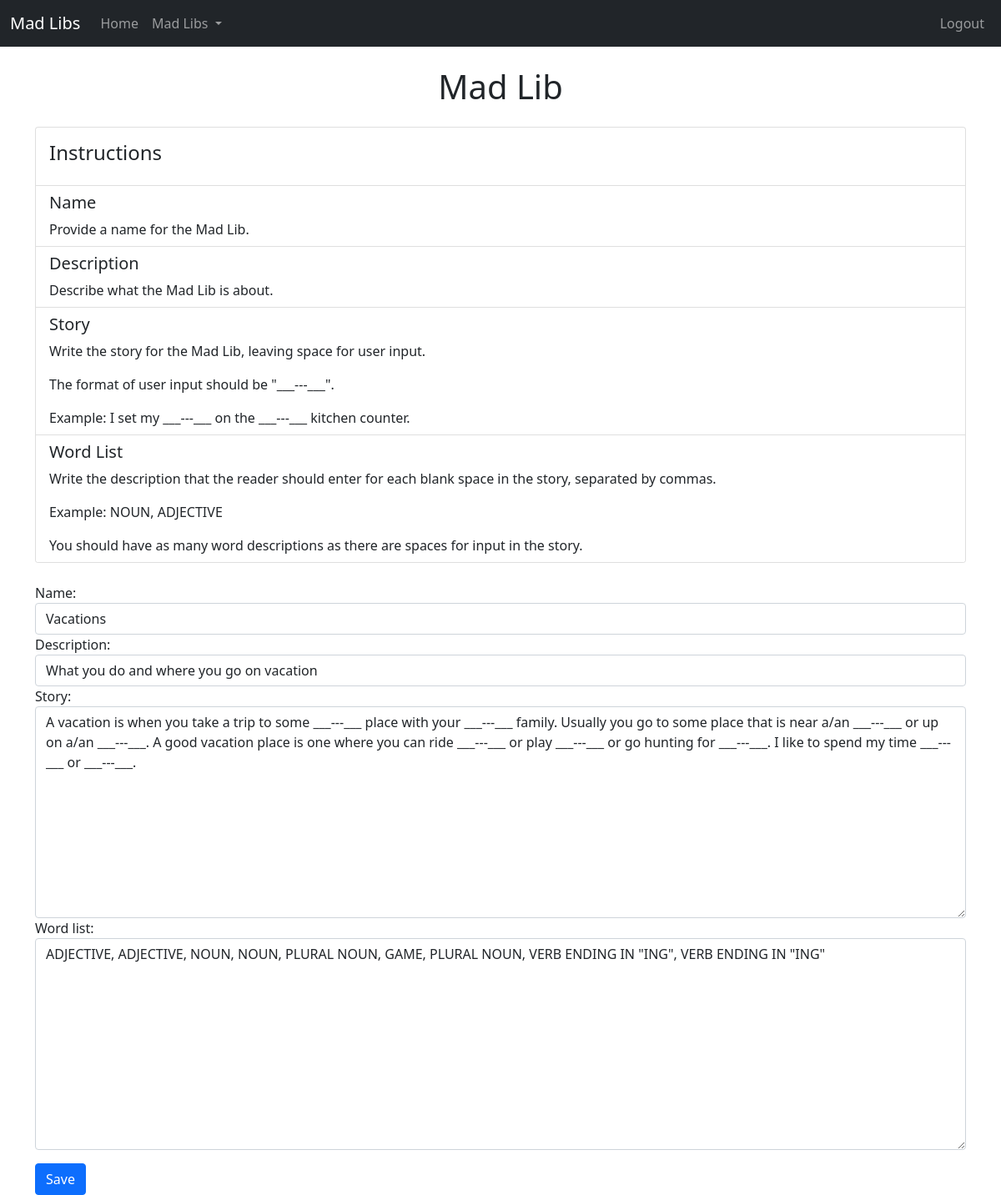
Screenshot of /madlibs/1/update (signed in) with the database file from the repository.
### mad_libs/models.py (models this page shows, shortened)
class MadLib(models.Model):
    mad_lib_name = models.CharField(max_length=200, unique=True)
    mad_lib_desc = models.CharField(max_length=200)
    story = models.TextField()

### mad_libs/views.py (the view)
# urls.py: path('madlibs/<int:mad_lib_id>/update', views.update_mad_lib, name='update_mad_lib'),
@login_required
def update_mad_lib(request, mad_lib_id):
    mad_lib = MadLib.objects.get(pk=mad_lib_id)
    word_list_items = WordList.objects.filter(mad_lib_id=mad_lib.id).order_by('position')
    word_list = ""
    for i in range(len(word_list_items)):
        word_list += str(word_list_items[i].word)
        if i != len(word_list_items) - 1:
            word_list += ", "
    form = MadLibForm(request.POST or None, initial={'word_list': word_list}, instance=mad_lib)
    context = {
        'nbar': mad_lib.id,
        'mad_lib': mad_lib,
        'form': form,
    }
    if form.is_valid():
        WordList.objects.filter(mad_lib_id=mad_lib.id).delete()
        create_word_list_items(form, request)
        return redirect('mad_libs:mad_libs')
    return render(request, 'mad_libs/mad-lib-form.html', context)

### mad_libs/forms.py (shortened to what this page needs)
class MadLibForm(forms.ModelForm):
    mad_lib_name = forms.CharField(max_length=200, label='Name', widget=forms.TextInput(attrs={'class': 'form-control'}))
    mad_lib_desc = forms.CharField(max_length=200, label='Description', widget=forms.TextInput(attrs={'class': 'form-control'}))
    story = forms.CharField(widget=forms.Textarea(attrs={'class': 'form-control'}))
    word_list = forms.CharField(widget=forms.Textarea(attrs={'class': 'form-control'}))
    number_of_input_fields = 0
    class Meta:
        model = MadLib
        fields = ['mad_lib_name', 'mad_lib_desc', 'story', 'word_list']

### mad_libs/context_processors.py (called while the page is built)
def mad_lib_list_processor(request):
    mad_lib_list = list(MadLib.objects.all())
    return {'mad_lib_list': mad_lib_list}

### mad_libs/templates/mad_libs/mad-lib-form.html (shortened to what this page needs)
{% extends 'mad_libs/navigation.html' %}
{% block body %}
    <div class="container mt-4">
        <h1 class="text-center">Mad Lib</h1>
    </div>
    <div class="container mt-4">
        <div class="card">
            <div class="card-body">
                <h4 class="card-title">Instructions</h4>
            </div>
            <ul class="list-group list-group-flush">
                <li class="list-group-item">
                    <h5>Name</h5>
                    <p class="card-text">Provide a name for the Mad Lib.</p>
                </li>
                <li class="list-group-item">
                    <h5>Description</h5>
                    <p class="card-text">Describe what the Mad Lib is about.</p>
                </li>
                <li class="list-group-item">
                    <h5>Story</h5>
                    <p class="card-text">Write the story for the Mad Lib, leaving space for user input.</p>
                    <p class="card-text">The format of user input should be "___---___".</p>
                    <p class="card-text">Example: I set my ___---___ on the ___---___ kitchen counter.</p>
                </li>
                <li class="list-group-item">
                    <h5>Word List</h5>
                    <p class="card-text">Write the description that the reader should enter for each blank space in the story, separated by commas.</p>
                    <p class="card-text">Example: NOUN, ADJECTIVE</p>
                    <p class="card-text">You should have as many word descriptions as there are spaces for input in the story.</p>
                </li>
              </ul>
        </div>
    </div>
    <div class="container mt-4">
        <form method="POST">
            {{ form }}
            <button type="submit" class="btn btn-primary mt-3">Save</button>
        </form>
    </div>
{% endblock %}

### rows the page displays
MadLib: mad_lib_name "Vacations", mad_lib_desc "What you do and where you go on vacation", story "A vacation is when you take a trip to some ___---___ place with your ___---___ family. Usually you go to some place that is near a/an ___---___ or up on a/an ___---___. A good vacation place is one where you can ride ___---___ or play ___---___ or go hunting for ___---___. I like to spend my time ___---___ or ___---___."
